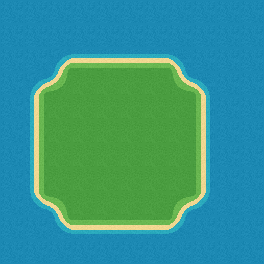

Tiled map render using the project's own tile images. Description and the whole map definition, tile-layer contents included, below:
An orthogonal 11x11 tile map with 24x24 px tiles, 1 tile layer (Terrain) and 1 object (TestAnchor).

<map version="1.4" orientation="orthogonal" infinite="0" width="11" height="11" tilewidth="24" tileheight="24" nextlayerid="3" nextobjectid="2">
  <tileset firstgid="1" source="top-down.tsx" />
  <layer id="1" name="Terrain" width="11" height="11">
    <data encoding="csv">
1,1,1,1,1,1,1,1,1,1,1,
1,1,1,1,1,1,1,1,1,1,1,
1,1,5,13,13,13,13,9,1,1,1,
1,5,15,16,16,16,16,14,9,1,1,
1,7,16,16,16,16,16,16,10,1,1,
1,7,16,16,16,16,16,16,10,1,1,
1,7,16,16,16,16,16,16,10,1,1,
1,7,16,16,16,16,16,16,10,1,1,
1,3,8,16,16,16,16,12,2,1,1,
1,1,3,4,4,4,4,2,1,1,1,
1,1,1,1,1,1,1,1,1,1,1
</data>
  </layer>
  <objectgroup id="2" name="Interaction">
    <object id="1" name="TestAnchor" x="132.0" y="132.0">
      <point />
      <properties>
        <property name="fixtureId" value="island-center" />
      </properties>
    </object>
  </objectgroup>
</map>
